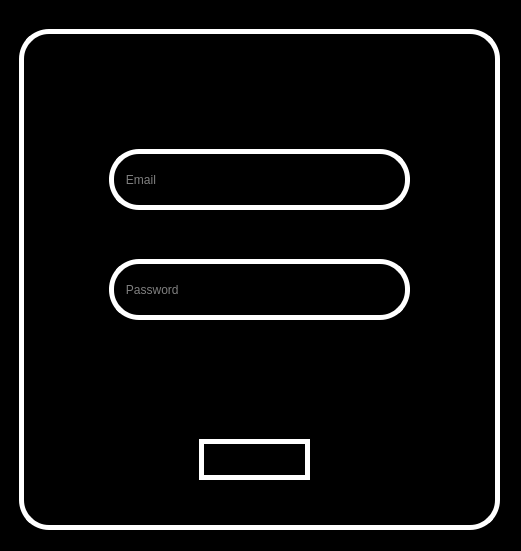
<?xml version="1.0" encoding="UTF-8"?>
<ui version="4.0">
 <class>Form</class>
 <widget class="QWidget" name="Form">
  <property name="geometry">
   <rect>
    <x>0</x>
    <y>0</y>
    <width>521</width>
    <height>551</height>
   </rect>
  </property>
  <property name="windowTitle">
   <string>Form</string>
  </property>
  <property name="styleSheet">
   <string notr="true">background-color: rgb(0, 0, 0);</string>
  </property>
  <widget class="QFrame" name="frame">
   <property name="geometry">
    <rect>
     <x>19</x>
     <y>29</y>
     <width>481</width>
     <height>501</height>
    </rect>
   </property>
   <property name="styleSheet">
    <string notr="true">color: rgb(255, 255, 255);
border-color: rgb(255, 255, 255);
border-radius: 30px;
border-width: 5px 5px 5px 5px;
border-style: solid;</string>
   </property>
   <property name="frameShape">
    <enum>QFrame::StyledPanel</enum>
   </property>
   <property name="frameShadow">
    <enum>QFrame::Raised</enum>
   </property>
   <widget class="QPushButton" name="pushButton">
    <property name="geometry">
     <rect>
      <x>180</x>
      <y>410</y>
      <width>111</width>
      <height>41</height>
     </rect>
    </property>
    <property name="styleSheet">
     <string notr="true">border-image: url(:/GUIimages/loginbutton.png);</string>
    </property>
    <property name="text">
     <string/>
    </property>
   </widget>
   <widget class="QLineEdit" name="email">
    <property name="geometry">
     <rect>
      <x>90</x>
      <y>120</y>
      <width>301</width>
      <height>61</height>
     </rect>
    </property>
    <property name="styleSheet">
     <string notr="true">font: 700 16pt &quot;Tahoma&quot;;</string>
    </property>
    <property name="placeholderText">
     <string>   Email</string>
    </property>
   </widget>
   <widget class="QLineEdit" name="password">
    <property name="geometry">
     <rect>
      <x>90</x>
      <y>230</y>
      <width>301</width>
      <height>61</height>
     </rect>
    </property>
    <property name="styleSheet">
     <string notr="true">font: 700 16pt &quot;Tahoma&quot;;</string>
    </property>
    <property name="placeholderText">
     <string>   Password</string>
    </property>
   </widget>
  </widget>
 </widget>
 <resources/>
 <connections/>
</ui>
